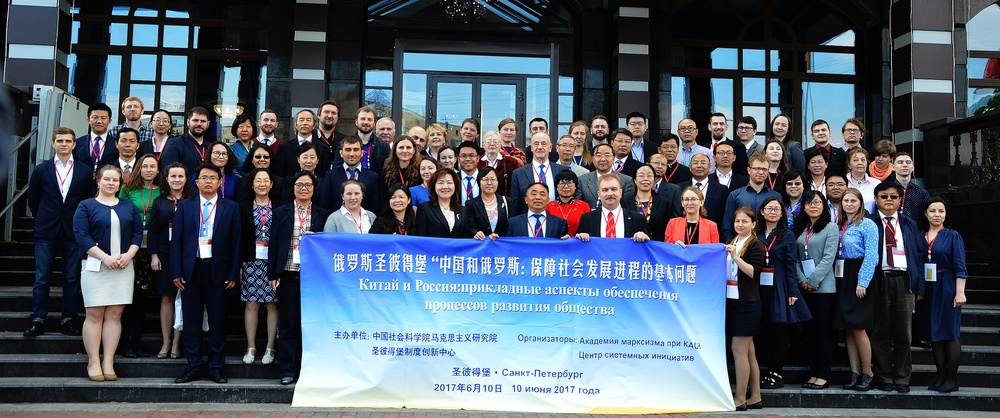
#> input picture task13.jpg, 1000 x 418 px, shrunk from 2560 x 1069 before the run
$ jupyter execute task13.ipynb
#> lines starting #> are read from the running program, lines starting #| are printed output that depends on the picture
[cell 1]
import cv2 as cv
import numpy as np
import random

[cell 2]
img = cv.imread("task13.jpg")
#> img is the input picture: shape (418, 1000, 3); mean B, G, R 102.5, 89.3, 78.6
temp = cv.imread("task13temp.jpg")
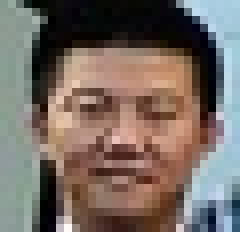
#> input picture task13temp.jpg, 30 x 29 px, shrunk from 78 x 73 before the run (shown 8 times larger)
#> temp is the input picture: shape (29, 30, 3); mean B, G, R 98.9, 106.3, 118.4

[cell 3]
noise = 100
prev_noise = 0
result_of_ch = np.copy(img)
result_of_matching = np.copy(img)
rotated_img = np.copy(img)
bright_size = 10
contrast_size = 10
angle_size = 0.0
scale_size = 1.0
point_list=list()
point_list.append((0, 0))
point_list.append((img.shape[1], 0))
point_list.append((img.shape[1], img.shape[0]))
point_list.append((0, img.shape[0]))
point_for_change = 0

[cell 4]
def update():
    global noise
    global prev_noise
    global result_of_ch
    global rotated_img
    global result_of_matching
    height, width = img.shape[:2]
    center = (width / 2, height / 2)
    if( prev_noise != noise):
        prev_noise = noise
        img_tmp = np.float64(img)
        noise_pic = np.copy(img_tmp)
        for i in range(img_tmp.shape[0]):
            for j in range(img_tmp.shape[1]):
                noise_val = random.randint(-noise, noise)
                noise_pic[i][j] = img_tmp[i][j] + noise_val
        result_of_ch = np.uint8(np.clip(noise_pic, 0, 255))
    rotated_img = result_of_ch.copy()
    change_brightness(bright_size)
    change_contrast(contrast_size)
    rotate_matrix = cv.getRotationMatrix2D(center, angle_size, scale_size)
    rotated_img = cv.warpAffine(rotated_img, rotate_matrix, (width, height))
    matrix = cv.getPerspectiveTransform( np.float32([[0, 0], [img.shape[1], 0], [img.shape[1], img.shape[0]], [0, img.shape[0]]]), \
         np.float32(point_list))
    rotated_img = cv.warpPerspective(rotated_img, matrix, (img.shape[1], img.shape[0]), cv.INTER_CUBIC, borderMode = cv.BORDER_CONSTANT, borderValue = (0, 0, 0))

    imageGray = cv.cvtColor(rotated_img, cv.COLOR_BGR2GRAY)
    templateGray = cv.cvtColor(temp, cv.COLOR_BGR2GRAY)
    result = cv.matchTemplate(imageGray, templateGray,
	    cv.TM_CCOEFF_NORMED)
    (minVal, maxVal, minLoc, maxLoc) = cv.minMaxLoc(result)
    (startX, startY) = maxLoc
    endX = startX + temp.shape[1]
    endY = startY + temp.shape[0]
    result_of_matching = cv.rectangle(cv.resize(rotated_img, (int(result_of_matching.shape[1] * 0.7), int(result_of_matching.shape[0] * 0.7))), (startX, startY), (endX, endY), (255, 0, 0), 3)
    #cv.imshow("image", cv.resize(rotated_img, (int(rotated_img.shape[1] / 2), int(rotated_img.shape[0] / 2))))
    cv.imshow("result", cv.resize(result_of_matching, (int(result_of_matching.shape[1] / 2), int(result_of_matching.shape[0] / 2))))

def change_noise(val):
    global noise
    noise = val
    update()

def change_brightness( brightness):
    global rotated_img
    if brightness != 0:
        rotated_img = cv.addWeighted(rotated_img, (255 - brightness) / 255, rotated_img, 0, brightness)

def change_contrast(contrast):
    global rotated_img
    if contrast != 0:
        f = 131 * (contrast + 127) / (127 * (131 - contrast))
        rotated_img = cv.addWeighted(rotated_img, f, rotated_img, 0, 127 * (1 - f))


def change_brightness_size(val):
    global bright_size
    bright_size = val
    update()


def change_contrast_size(val):
    global contrast_size
    contrast_size = val
    update()


def change_rotate_angle(val):
    global angle_size
    angle_size = val
    update()


def change_rotate_scale(val):
    global scale_size
    if val > 0:
        scale_size = val / 10.0
        update()


def change_point_for_changing(val):
    global point_for_change
    point_for_change = val


def change_point_x_val(val):
    global point_list
    _, old_y = point_list[point_for_change]
    point_list[point_for_change] = (val, old_y)
    update()


def change_point_y_val(val):
    global point_list
    old_x, _ = point_list[point_for_change]
    point_list[point_for_change] = (old_x, val)
    update()


def return_to_default(val):
    global point_list
    global scale_size
    global angle_size
    global contrast_size
    global bright_size
    scale_size = 1
    angle_size = 0
    point_list[0] = (0, 0)
    point_list[1] = (img.shape[1], 0)
    point_list[2] = (img.shape[1], img.shape[0])
    point_list[3] = (0, img.shape[0])
    update()

[cell 5]
#cv.imshow("image", cv.resize(result_of_ch, (int(result_of_ch.shape[1] / 2), int(result_of_ch.shape[0] / 2))))
cv.imshow("result", cv.resize(result_of_matching, (int(result_of_matching.shape[1] / 2), int(result_of_matching.shape[0] / 2))))
cv.namedWindow('Control')
cv.createTrackbar('noise', 'Control', 100, 255, change_noise)
cv.createTrackbar('contrast', 'Control', 0, 255, change_contrast_size)
#> slider 'contrast' is set to 85
cv.createTrackbar('brightness', 'Control', 0, 255, change_brightness_size)
#> slider 'brightness' is set to 85
cv.createTrackbar('Angle', 'Control', 0, 360, change_rotate_angle)
#> slider 'Angle' is set to 100
cv.createTrackbar('Scale', 'Control', 10, 360, change_rotate_scale)
cv.namedWindow('Control2')
cv.createTrackbar('Point', 'Control2', 0, 3, change_point_for_changing)
#> slider 'Point' is set to 1
cv.createTrackbar('X', 'Control2', 0, img.shape[1] - 1, change_point_x_val)
#> slider 'X' is set to 100
cv.createTrackbar('Y', 'Control2', 0, img.shape[0] - 1, change_point_y_val)
#> slider 'Y' is set to 100
cv.createTrackbar('Return', 'Control2', 0, 1, return_to_default)
#> slider 'Return' is set to 1
cv.waitKey(0)
#> after the loop in update, `for i in range(img_tmp.shape[0]):`:
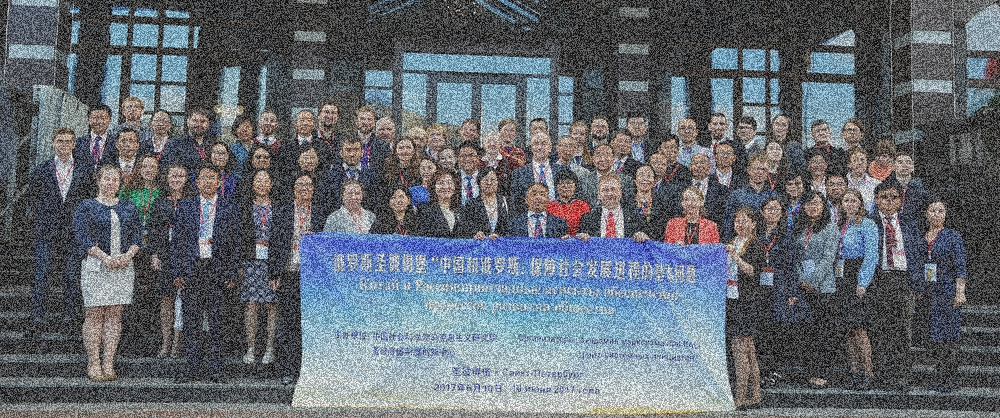
#> noise_pic: shape (418, 1000, 3) float64; mean B, G, R 102.3, 89.1, 78.3; drawn with min black and max white
#> in update, `result_of_ch = np.uint8(np.clip(noise_pic, 0, 255))`:
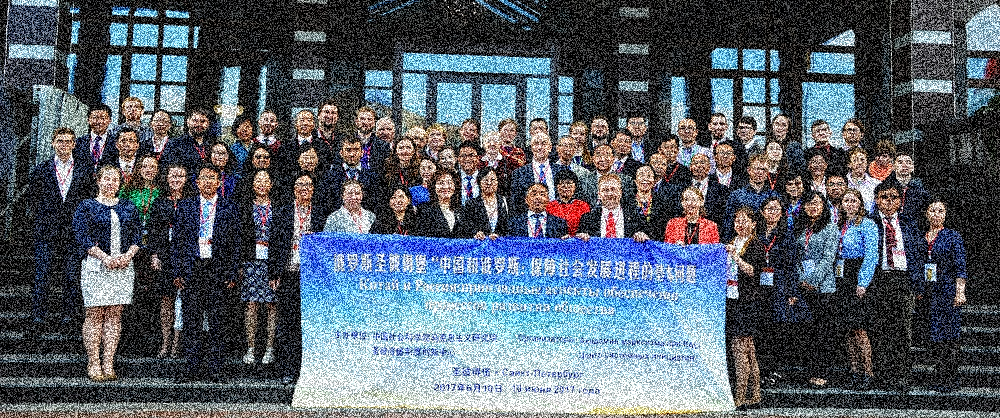
#> result_of_ch: shape (418, 1000, 3); mean B, G, R 105.3, 95.6, 86.6
#> in update, `(minVal, maxVal, minLoc, maxLoc) = cv.minMaxLoc(result)`: minVal = -0.414; maxVal = 0.716; minLoc = (523, 112); maxLoc = (84, 104)
#> in update, `(startX, startY) = maxLoc`: startX = 84; startY = 104
#> in update, `endX = startX + temp.shape[1]`: endX = 114
#> in update, `endY = startY + temp.shape[0]`: endY = 133
#> in update (call 2), `imageGray = cv.cvtColor(rotated_img, cv.COLOR_BGR2GRAY)`:
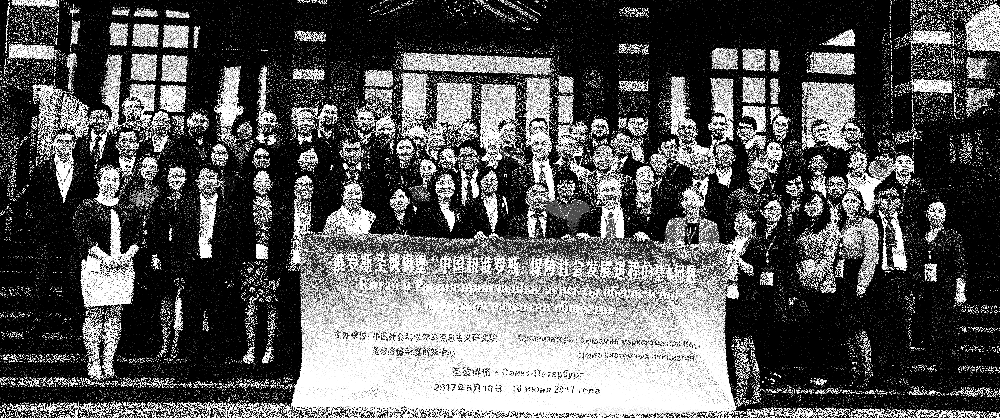
#> imageGray: shape (418, 1000); min 0, max 255, mean 88.1
#> in update (call 2), `result = cv.matchTemplate(imageGray, templateGray, cv.TM_CCOEFF_NORMED)`:
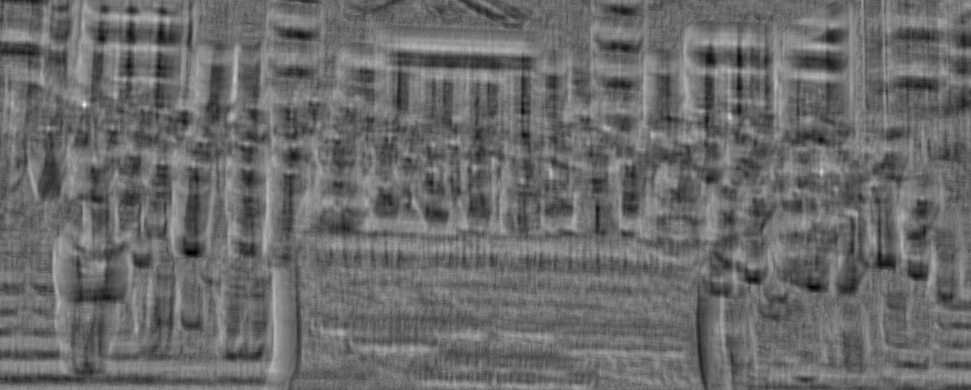
#> result: shape (390, 971) float32; min -0.456, max 0.657, mean 0.00925; drawn with min black and max white
#> in update (call 2), `(minVal, maxVal, minLoc, maxLoc) = cv.minMaxLoc(result)`: minVal = -0.456; maxVal = 0.657; minLoc = (190, 252)
#> in update (call 2), `cv.imshow("result", cv.resize(result_of_matching, (int(result_of_match..`:
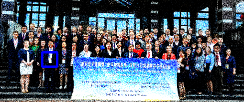
#> window 'result': shape (102, 244, 3); mean B, G, R 102.5, 90.1, 78.5
#> call 3 of change_brightness, with brightness = 85
#> in change_brightness (call 3), `rotated_img = cv.addWeighted(rotated_img, (255 - brightness) / 255, ro..`:
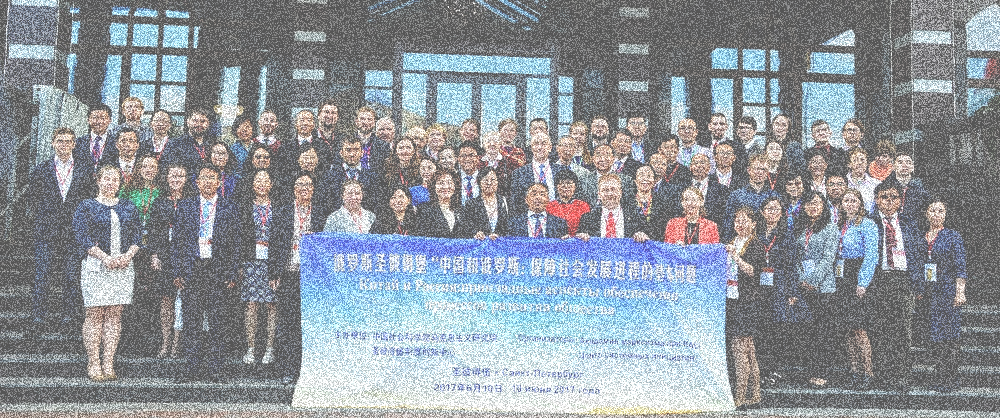
#> rotated_img: shape (418, 1000, 3); mean B, G, R 155.2, 148.7, 142.7
#> in update (call 3), `imageGray = cv.cvtColor(rotated_img, cv.COLOR_BGR2GRAY)`:
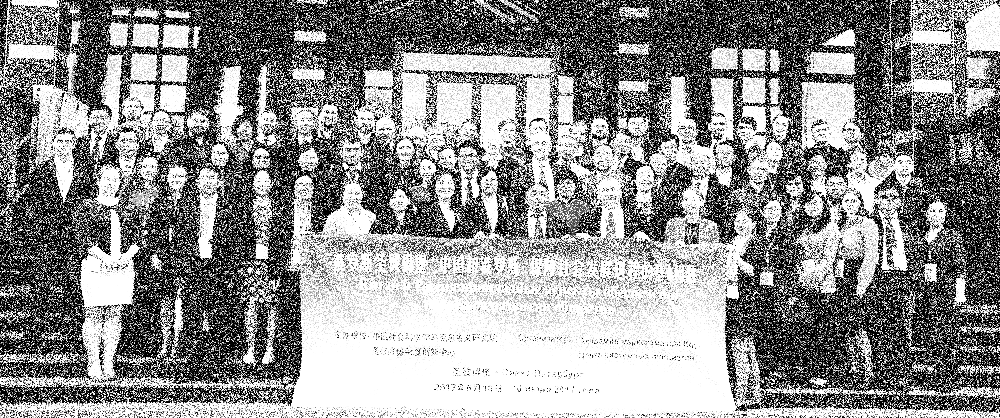
#> imageGray: shape (418, 1000); min 0, max 255, mean 142.5
#> in update (call 3), `(minVal, maxVal, minLoc, maxLoc) = cv.minMaxLoc(result)`: minVal = -0.376; maxVal = 0.694; minLoc = (738, 88)
#> in update (call 3), `result_of_matching = cv.rectangle(cv.resize(rotated_img, (int(result_o..`:
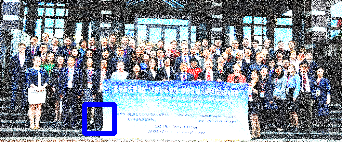
#> result_of_matching: shape (142, 342, 3); mean B, G, R 151.6, 142.1, 134.5
#> in update (call 3), `cv.imshow("result", cv.resize(result_of_matching, (int(result_of_match..`:
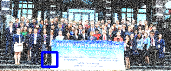
#> window 'result': shape (71, 171, 3); mean B, G, R 151.7, 142.2, 134.6
cv.destroyAllWindows()
